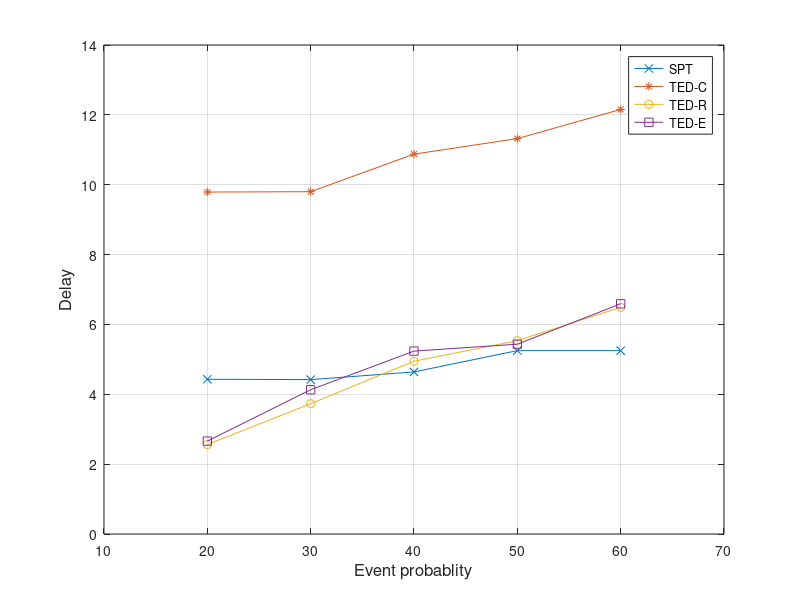

Write MATLAB code to recreate this figure.
x = [20 30 40 50 60]
y = [4.43 4.42 4.64 5.25 5.25]
y1 = [9.79 9.8001875 10.87575 11.319875 12.1554375]
y2 = [2.56 3.730375 4.9465 5.5345625 6.49]
y3 = [2.66 4.130375 5.2365 5.4345625 6.59]
plot(x, y, '-x', x, y1, '-*', x, y2, '-o', x, y3, '-s')
axis([10 70 0 14])
xlabel('Event probablity', 'fontsize',12)
ylabel('Delay','fontsize',12)
legend('SPT', 'TED-C', 'TED-R', 'TED-E')
grid on
%set(h, 'Box', 'on')

